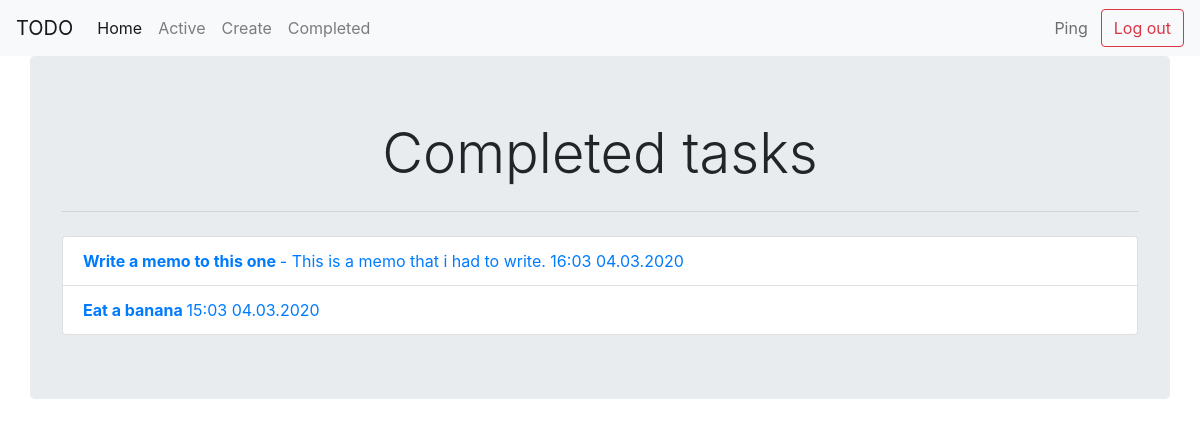
The app's page /completed/ (signed in) with its own data.
### todo/models.py (models this page shows, shortened)
class Todo(models.Model):
    title = models.CharField(max_length=100)
    memo = models.TextField(blank=True)
    created_time = models.DateTimeField(auto_now_add=True)
    completed_time = models.DateTimeField(null=True, blank=True)
    important = models.BooleanField(default=False)
    user = models.ForeignKey(User, on_delete=models.CASCADE)

### todo/views.py (the view)
# urls.py: path('completed/', views.completed, name="completed"),
@login_required
def completed(request):
    todos = Todo.objects.filter(user=request.user, completed_time__isnull=False).order_by('-completed_time')
    return render(request, "todo/completed.html", {"todos": todos})

### todo/templates/todo/completed.html
{% extends 'todo/base.html' %}
{% block title %}
    Completed tasks
{% endblock %}
{% block content %}
    <ul class="list-group">
    {% for todo in todos %}
        <li class="list-group-item">
            <a href="{% url 'view_todo' todo.id %}">
                {% if todo.important %}<b>{% endif %}
                {{todo.title}}
                {% if todo.important %}</b>{% endif %}
                {% if todo.memo %}
                    - {{ todo.memo }}
                {% endif %}
                {{todo.completed_time|date:'H:m d.m.Y'}}
            </a>
        </li>
    {% endfor %}
</ul>
{% endblock %}

### todo/templates/todo/base.html (shortened to what this page needs)
<!DOCTYPE html>
<html lang="en">
<head>
    <link rel="stylesheet" href="https://stackpath.bootstrapcdn.com/bootstrap/4.4.1/css/bootstrap.min.css">
</head>
<body>
    <nav class="navbar navbar-expand-lg navbar-light bg-light">
    <a class="navbar-brand"  disabled href="#">TODO</a>
        <div class="collapse navbar-collapse" id="navbarSupportedContent">
            <ul class="navbar-nav mr-auto">
                <li class="nav-item active">
                    <a class="nav-link" href="{% url 'home' %}">Home <span class="sr-only">(current)</span></a>
                </li>
                {% if user.is_authenticated %}
                <li class="nav-item">
                    <a class="nav-link" href="{% url 'current_todos' %}">Active</a>
                </li>
                <li class="nav-item">
                    <a class="nav-link" href="{% url 'create_todo' %}">Create</a>
                </li>
                <li class="nav-item">
                    <a class="nav-link" href="{% url 'completed' %}">Completed</a>
                </li>
            </ul>
            <button type="button" class="btn btn-light" disabled>{{ user.username }}</button>
            <form class="form-inline my-2 my-lg-0" action="{% url 'logoutuser' %}" method="POST">
                <button class="btn btn-light btn-outline-danger my-2 my-sm-0" type="submit">Log out</button>
            </form>
            {% endif %}
        </div>
    </nav>
    <div class="container jumbotron">
        <h1 class="display-4 text-center">{% block title %} {% endblock %}</h1>
        <hr class="my-4">
        {% block content %}
        {% endblock %}
    </div>
</body>
</html>

### records on screen
Todo: title "Write a memo to this one", memo "This is a memo that i had to write.", completed_time "16:03 04.03.2020"
Todo: title "Eat a banana", completed_time "15:03 04.03.2020"

### other values on screen
{{ user.username }} "Ping"
